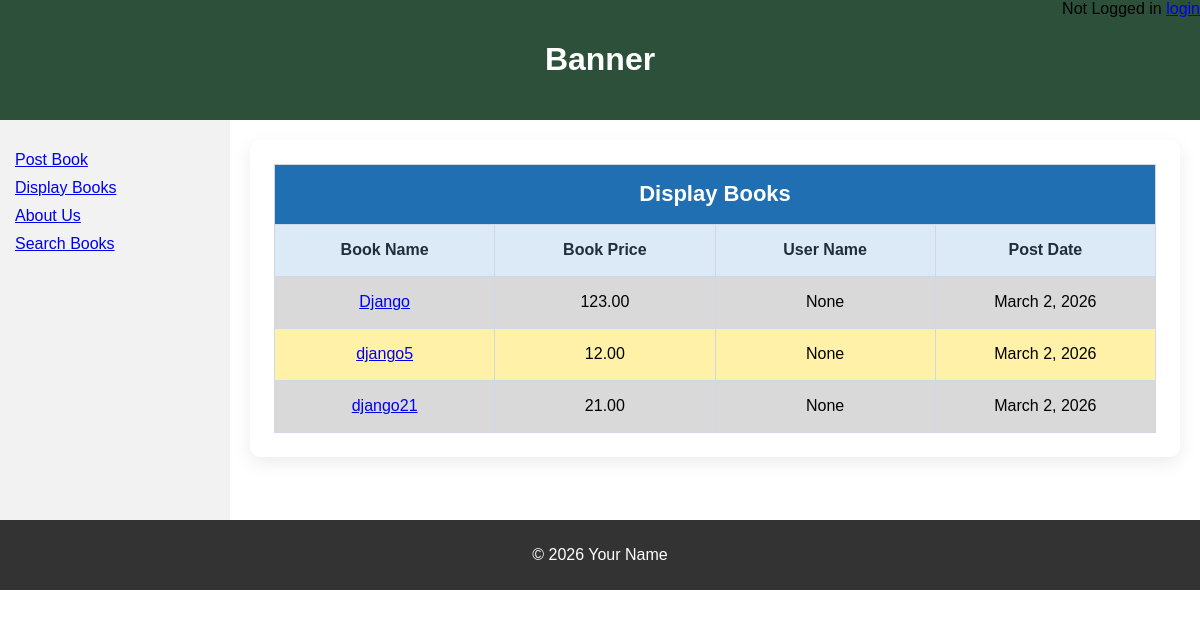
The page /displaybooks on the database as committed earlier.
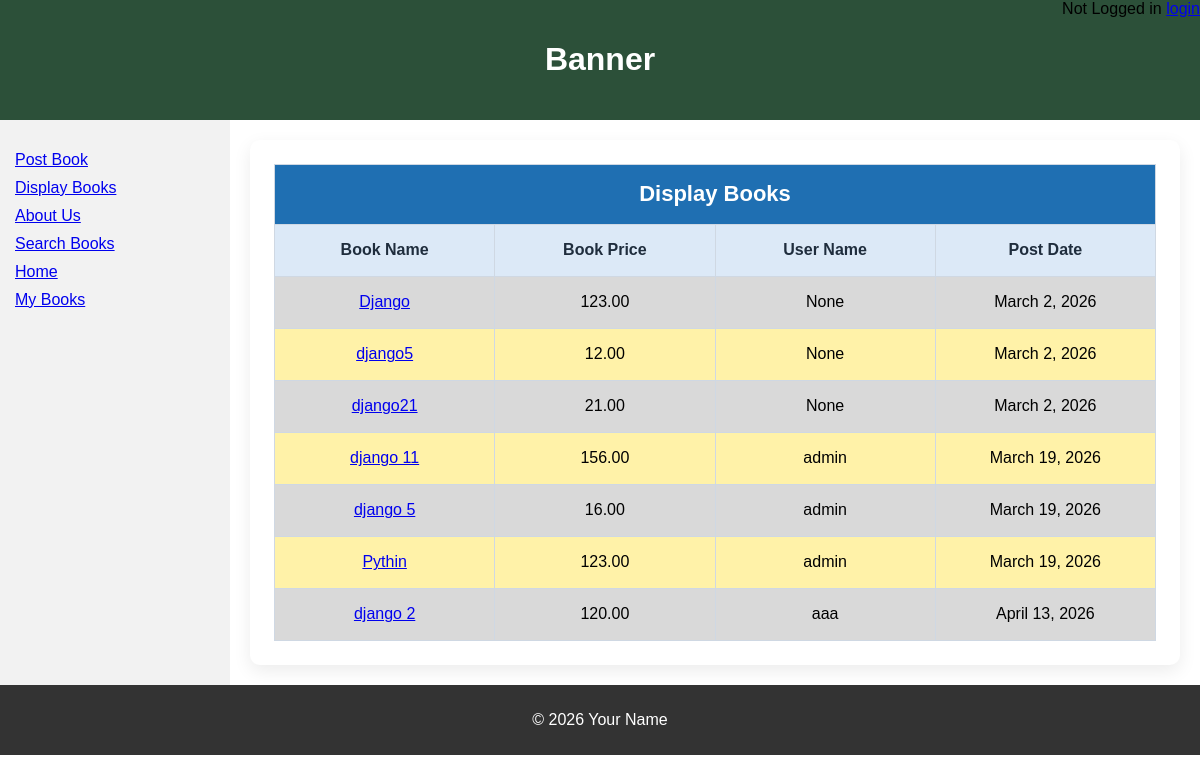
The same page on the database as committed later.
### bookMng/models.py (models this page shows, shortened)
class MainMenu(models.Model):
    item = models.CharField(max_length=300, unique=True)
    link = models.CharField(max_length=300, unique=True)

class Book(models.Model):
    name = models.CharField(max_length=200)
    web = models.URLField(max_length=300)
    price = models.DecimalField(decimal_places=2, max_digits=8)
    publishdate = models.DateField(auto_now=True)
    picture = models.FileField(upload_to='bookEx/static/uploads')
    pic_path = models.CharField(max_length=300, editable=False, blank=True)
    username = models.ForeignKey(User, blank=True, null=True, on_delete=models.CASCADE)

### bookMng/views.py (the view)
# urls.py: path('displaybooks', views.displaybooks, name='displaybooks'),
def displaybooks(request):
    books = Book.objects.all()
    for b in books:
        b.pic_path = b.picture.url[14:]
    return render(request,
                  'bookMng/displaybooks.html',
                  {
                      'item_list': MainMenu.objects.all(),
                      'books': books
                  })

### bookEx/templates/bookMng/displaybooks.html
{% extends "base.html" %}
{% load static %}
{% block sidenav %}
   {% for item in item_list %}
      <li>
        <a href="{{ item.link }}">  {{ item.item }} </a>
      </li>
   {% endfor %}
{% endblock sidenav %}
{% block content %}
  <div class="table-container">
    <table class="professional-table">
      <thead>
        <tr class="table-title-row">
          <th colspan="4">Display Books</th>
        </tr>
        <tr>
          <th>Book Name</th>
          <th>Book Price</th>
          <th>User Name</th>
          <th>Post Date</th>
        </tr>
      </thead>
      <tbody>
        {% for book in books %}
        <tr>
          <td><a href="book_detail/{{ book.id }}">  {{ book.name }} </a></td>
          <td>{{ book.price }}</td>
          <td>{{ book.username }}</td>
          <td>{{ book.publishdate }}</td>
        </tr>
         {% endfor %}
      </tbody>
    </table>
  </div>
{% endblock content %}

Rows that differ between the two databases and show on the page:
added MainMenu: item "Home"
added MainMenu: item "My Books"
added Book: name "django 11", price "156.00", username "admin", publishdate "March 19, 2026"
added Book: name "django 5", price "16.00", username "admin", publishdate "March 19, 2026"
added Book: name "Pythin", price "123.00", username "admin", publishdate "March 19, 2026"
added Book: name "django 2", price "120.00", username "aaa", publishdate "April 13, 2026"
